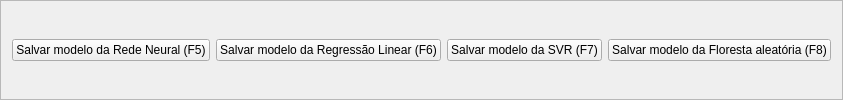
                     <widget class="QFrame" name="frame_12">
                      <property name="frameShape">
                       <enum>QFrame::StyledPanel</enum>
                      </property>
                      <property name="frameShadow">
                       <enum>QFrame::Raised</enum>
                      </property>
                      <layout class="QHBoxLayout" name="horizontalLayout_4">
                       <item>
                        <widget class="QPushButton" name="btn_save_regressor">
                         <property name="cursor">
                          <cursorShape>PointingHandCursor</cursorShape>
                         </property>
                         <property name="text">
                          <string>Salvar modelo da Rede Neural (F5)</string>
                         </property>
                         <property name="icon">
                          <iconset resource="icones.qrc">
                           <normaloff>:/buttons/images/button/Save-Insert.png</normaloff>:/buttons/images/button/Save-Insert.png</iconset>
                         </property>
                         <property name="shortcut">
                          <string>F5</string>
                         </property>
                        </widget>
                       </item>
                       <item>
                        <widget class="QPushButton" name="btn_save_regressor_RL">
                         <property name="cursor">
                          <cursorShape>PointingHandCursor</cursorShape>
                         </property>
                         <property name="text">
                          <string>Salvar modelo da Regressão Linear (F6)</string>
                         </property>
                         <property name="icon">
                          <iconset resource="icones.qrc">
                           <normaloff>:/buttons/images/button/Save-Insert.png</normaloff>:/buttons/images/button/Save-Insert.png</iconset>
                         </property>
                         <property name="shortcut">
                          <string>F6</string>
                         </property>
                        </widget>
                       </item>
                       <item>
                        <widget class="QPushButton" name="btn_save_regressor_SVM">
                         <property name="cursor">
                          <cursorShape>PointingHandCursor</cursorShape>
                         </property>
                         <property name="text">
                          <string>Salvar modelo da SVR (F7)</string>
                         </property>
                         <property name="icon">
                          <iconset resource="icones.qrc">
                           <normaloff>:/buttons/images/button/Save-Insert.png</normaloff>:/buttons/images/button/Save-Insert.png</iconset>
                         </property>
                         <property name="shortcut">
                          <string>F7</string>
                         </property>
                        </widget>
                       </item>
                       <item>
                        <widget class="QPushButton" name="btn_save_regressor_RF">
                         <property name="cursor">
                          <cursorShape>PointingHandCursor</cursorShape>
                         </property>
                         <property name="text">
                          <string>Salvar modelo da Floresta aleatória (F8)</string>
                         </property>
                         <property name="icon">
                          <iconset resource="icones.qrc">
                           <normaloff>:/buttons/images/button/Save-Insert.png</normaloff>:/buttons/images/button/Save-Insert.png</iconset>
                         </property>
                         <property name="shortcut">
                          <string>F8</string>
                         </property>
                        </widget>
                       </item>
                      </layout>
                     </widget>
